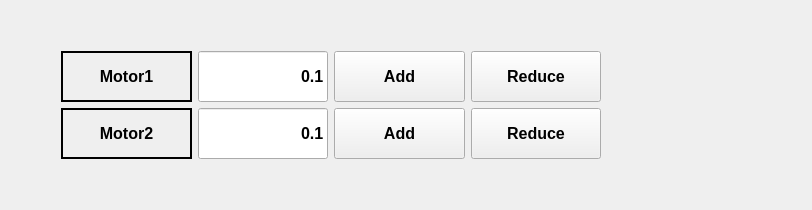
                <widget class="QWidget" name="tab_9">
                 <attribute name="title">
                  <string>Joint</string>
                 </attribute>
                 <layout class="QGridLayout" name="gridLayout_8">
                  <item row="2" column="5">
                   <spacer name="horizontalSpacer_4">
                    <property name="orientation">
                     <enum>Qt::Horizontal</enum>
                    </property>
                    <property name="sizeHint" stdset="0">
                     <size>
                      <width>200</width>
                      <height>20</height>
                     </size>
                    </property>
                   </spacer>
                  </item>
                  <item row="1" column="1">
                   <widget class="QLabel" name="label_Joint_Motor1">
                    <property name="sizePolicy">
                     <sizepolicy hsizetype="Expanding" vsizetype="Preferred">
                      <horstretch>0</horstretch>
                      <verstretch>0</verstretch>
                     </sizepolicy>
                    </property>
                    <property name="minimumSize">
                     <size>
                      <width>121</width>
                      <height>51</height>
                     </size>
                    </property>
                    <property name="font">
                     <font>
                      <pointsize>12</pointsize>
                      <weight>75</weight>
                      <bold>true</bold>
                     </font>
                    </property>
                    <property name="frameShape">
                     <enum>QFrame::Box</enum>
                    </property>
                    <property name="lineWidth">
                     <number>2</number>
                    </property>
                    <property name="text">
                     <string>Motor1</string>
                    </property>
                    <property name="alignment">
                     <set>Qt::AlignCenter</set>
                    </property>
                   </widget>
                  </item>
                  <item row="1" column="2">
                   <widget class="QLineEdit" name="lineEdit_Motor1">
                    <property name="sizePolicy">
                     <sizepolicy hsizetype="Expanding" vsizetype="Fixed">
                      <horstretch>0</horstretch>
                      <verstretch>0</verstretch>
                     </sizepolicy>
                    </property>
                    <property name="minimumSize">
                     <size>
                      <width>121</width>
                      <height>51</height>
                     </size>
                    </property>
                    <property name="font">
                     <font>
                      <pointsize>12</pointsize>
                      <weight>75</weight>
                      <bold>true</bold>
                     </font>
                    </property>
                    <property name="text">
                     <string>0.1</string>
                    </property>
                    <property name="alignment">
                     <set>Qt::AlignRight|Qt::AlignTrailing|Qt::AlignVCenter</set>
                    </property>
                   </widget>
                  </item>
                  <item row="2" column="2">
                   <widget class="QLineEdit" name="lineEdit_Motor2">
                    <property name="sizePolicy">
                     <sizepolicy hsizetype="Expanding" vsizetype="Fixed">
                      <horstretch>1</horstretch>
                      <verstretch>0</verstretch>
                     </sizepolicy>
                    </property>
                    <property name="minimumSize">
                     <size>
                      <width>121</width>
                      <height>51</height>
                     </size>
                    </property>
                    <property name="font">
                     <font>
                      <pointsize>12</pointsize>
                      <weight>75</weight>
                      <bold>true</bold>
                     </font>
                    </property>
                    <property name="text">
                     <string>0.1</string>
                    </property>
                    <property name="alignment">
                     <set>Qt::AlignRight|Qt::AlignTrailing|Qt::AlignVCenter</set>
                    </property>
                   </widget>
                  </item>
                  <item row="2" column="1">
                   <widget class="QLabel" name="label_Joint_Motor2">
                    <property name="sizePolicy">
                     <sizepolicy hsizetype="Expanding" vsizetype="Preferred">
                      <horstretch>1</horstretch>
                      <verstretch>0</verstretch>
                     </sizepolicy>
                    </property>
                    <property name="minimumSize">
                     <size>
                      <width>121</width>
                      <height>51</height>
                     </size>
                    </property>
                    <property name="font">
                     <font>
                      <pointsize>12</pointsize>
                      <weight>75</weight>
                      <bold>true</bold>
                     </font>
                    </property>
                    <property name="frameShape">
                     <enum>QFrame::Box</enum>
                    </property>
                    <property name="lineWidth">
                     <number>2</number>
                    </property>
                    <property name="text">
                     <string>Motor2</string>
                    </property>
                    <property name="alignment">
                     <set>Qt::AlignCenter</set>
                    </property>
                   </widget>
                  </item>
                  <item row="2" column="3">
                   <widget class="QPushButton" name="pushButton_Motor2_Add">
                    <property name="sizePolicy">
                     <sizepolicy hsizetype="Expanding" vsizetype="Fixed">
                      <horstretch>1</horstretch>
                      <verstretch>0</verstretch>
                     </sizepolicy>
                    </property>
                    <property name="minimumSize">
                     <size>
                      <width>121</width>
                      <height>51</height>
                     </size>
                    </property>
                    <property name="font">
                     <font>
                      <pointsize>12</pointsize>
                      <weight>75</weight>
                      <bold>true</bold>
                     </font>
                    </property>
                    <property name="text">
                     <string>Add</string>
                    </property>
                   </widget>
                  </item>
                  <item row="3" column="3">
                   <spacer name="verticalSpacer_4">
                    <property name="orientation">
                     <enum>Qt::Vertical</enum>
                    </property>
                    <property name="sizeHint" stdset="0">
                     <size>
                      <width>20</width>
                      <height>40</height>
                     </size>
                    </property>
                   </spacer>
                  </item>
                  <item row="0" column="3">
                   <spacer name="verticalSpacer_6">
                    <property name="orientation">
                     <enum>Qt::Vertical</enum>
                    </property>
                    <property name="sizeType">
                     <enum>QSizePolicy::Fixed</enum>
                    </property>
                    <property name="sizeHint" stdset="0">
                     <size>
                      <width>20</width>
                      <height>40</height>
                     </size>
                    </property>
                   </spacer>
                  </item>
                  <item row="1" column="3">
                   <widget class="QPushButton" name="pushButton_Motor1_Add">
                    <property name="sizePolicy">
                     <sizepolicy hsizetype="Expanding" vsizetype="Fixed">
                      <horstretch>0</horstretch>
                      <verstretch>0</verstretch>
                     </sizepolicy>
                    </property>
                    <property name="minimumSize">
                     <size>
                      <width>121</width>
                      <height>51</height>
                     </size>
                    </property>
                    <property name="font">
                     <font>
                      <pointsize>12</pointsize>
                      <weight>75</weight>
                      <bold>true</bold>
                     </font>
                    </property>
                    <property name="text">
                     <string>Add</string>
                    </property>
                   </widget>
                  </item>
                  <item row="1" column="4">
                   <widget class="QPushButton" name="pushButton_Motor1_Reduce">
                    <property name="sizePolicy">
                     <sizepolicy hsizetype="Expanding" vsizetype="Fixed">
                      <horstretch>0</horstretch>
                      <verstretch>0</verstretch>
                     </sizepolicy>
                    </property>
                    <property name="minimumSize">
                     <size>
                      <width>121</width>
                      <height>51</height>
                     </size>
                    </property>
                    <property name="font">
                     <font>
                      <pointsize>12</pointsize>
                      <weight>75</weight>
                      <bold>true</bold>
                     </font>
                    </property>
                    <property name="text">
                     <string>Reduce</string>
                    </property>
                   </widget>
                  </item>
                  <item row="2" column="4">
                   <widget class="QPushButton" name="pushButton_Motor2_Reduce">
                    <property name="sizePolicy">
                     <sizepolicy hsizetype="Expanding" vsizetype="Fixed">
                      <horstretch>1</horstretch>
                      <verstretch>0</verstretch>
                     </sizepolicy>
                    </property>
                    <property name="minimumSize">
                     <size>
                      <width>121</width>
                      <height>51</height>
                     </size>
                    </property>
                    <property name="font">
                     <font>
                      <pointsize>12</pointsize>
                      <weight>75</weight>
                      <bold>true</bold>
                     </font>
                    </property>
                    <property name="text">
                     <string>Reduce</string>
                    </property>
                   </widget>
                  </item>
                  <item row="2" column="0">
                   <spacer name="horizontalSpacer_8">
                    <property name="orientation">
                     <enum>Qt::Horizontal</enum>
                    </property>
                    <property name="sizeType">
                     <enum>QSizePolicy::Fixed</enum>
                    </property>
                    <property name="sizeHint" stdset="0">
                     <size>
                      <width>50</width>
                      <height>20</height>
                     </size>
                    </property>
                   </spacer>
                  </item>
                 </layout>
                </widget>
